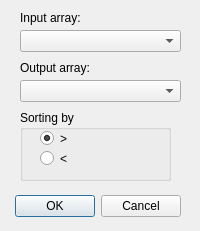
<?xml version="1.0" encoding="UTF-8"?>
<ui version="4.0">
 <class>SortSettingsDialog</class>
 <widget class="QDialog" name="SortSettingsDialog">
  <property name="geometry">
   <rect>
    <x>0</x>
    <y>0</y>
    <width>200</width>
    <height>231</height>
   </rect>
  </property>
  <property name="windowTitle">
   <string>Dialog</string>
  </property>
  <widget class="QDialogButtonBox" name="buttonBox">
   <property name="geometry">
    <rect>
     <x>10</x>
     <y>190</y>
     <width>171</width>
     <height>32</height>
    </rect>
   </property>
   <property name="orientation">
    <enum>Qt::Horizontal</enum>
   </property>
   <property name="standardButtons">
    <set>QDialogButtonBox::Cancel|QDialogButtonBox::Ok</set>
   </property>
  </widget>
  <widget class="QComboBox" name="inArrayComboBox">
   <property name="geometry">
    <rect>
     <x>20</x>
     <y>30</y>
     <width>161</width>
     <height>22</height>
    </rect>
   </property>
  </widget>
  <widget class="QLabel" name="label">
   <property name="geometry">
    <rect>
     <x>20</x>
     <y>10</y>
     <width>81</width>
     <height>16</height>
    </rect>
   </property>
   <property name="text">
    <string>Input array:</string>
   </property>
  </widget>
  <widget class="QGroupBox" name="groupBox">
   <property name="geometry">
    <rect>
     <x>20</x>
     <y>110</y>
     <width>151</width>
     <height>71</height>
    </rect>
   </property>
   <property name="title">
    <string>Sorting by</string>
   </property>
   <widget class="QRadioButton" name="incRadioButton">
    <property name="geometry">
     <rect>
      <x>20</x>
      <y>20</y>
      <width>82</width>
      <height>17</height>
     </rect>
    </property>
    <property name="text">
     <string>&gt;</string>
    </property>
    <property name="checked">
     <bool>true</bool>
    </property>
   </widget>
   <widget class="QRadioButton" name="decRadioButton">
    <property name="geometry">
     <rect>
      <x>20</x>
      <y>40</y>
      <width>82</width>
      <height>17</height>
     </rect>
    </property>
    <property name="text">
     <string>&lt;</string>
    </property>
   </widget>
  </widget>
  <widget class="QComboBox" name="outArrayComboBox">
   <property name="geometry">
    <rect>
     <x>20</x>
     <y>80</y>
     <width>161</width>
     <height>22</height>
    </rect>
   </property>
  </widget>
  <widget class="QLabel" name="label_2">
   <property name="geometry">
    <rect>
     <x>20</x>
     <y>60</y>
     <width>81</width>
     <height>16</height>
    </rect>
   </property>
   <property name="text">
    <string>Output array:</string>
   </property>
  </widget>
 </widget>
 <resources/>
 <connections>
  <connection>
   <sender>buttonBox</sender>
   <signal>accepted()</signal>
   <receiver>SortSettingsDialog</receiver>
   <slot>accept()</slot>
   <hints>
    <hint type="sourcelabel">
     <x>248</x>
     <y>254</y>
    </hint>
    <hint type="destinationlabel">
     <x>157</x>
     <y>274</y>
    </hint>
   </hints>
  </connection>
  <connection>
   <sender>buttonBox</sender>
   <signal>rejected()</signal>
   <receiver>SortSettingsDialog</receiver>
   <slot>reject()</slot>
   <hints>
    <hint type="sourcelabel">
     <x>316</x>
     <y>260</y>
    </hint>
    <hint type="destinationlabel">
     <x>286</x>
     <y>274</y>
    </hint>
   </hints>
  </connection>
 </connections>
</ui>
